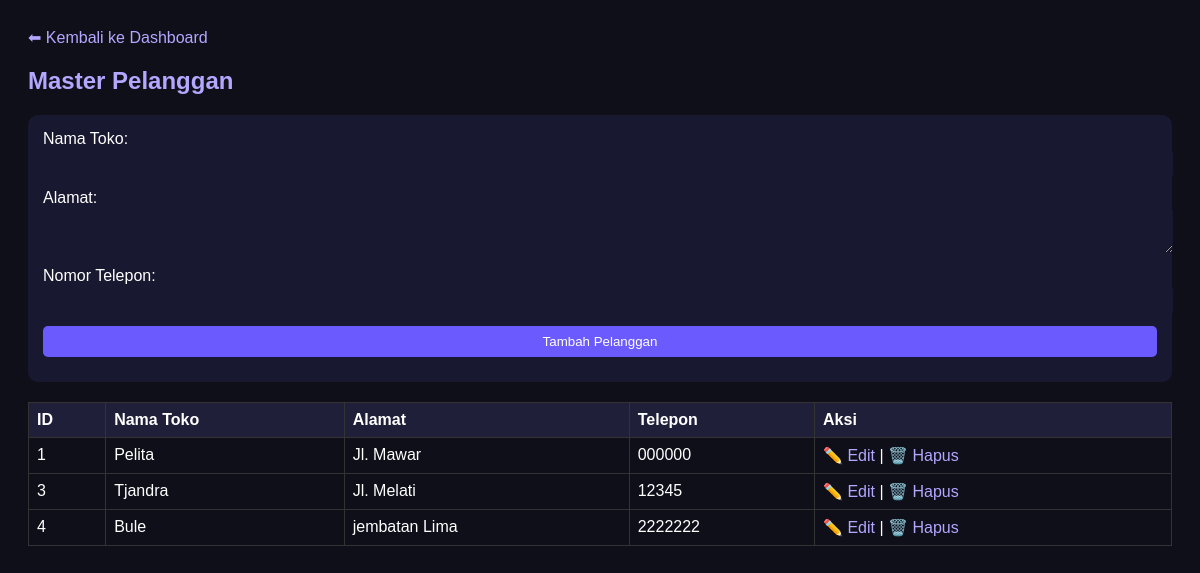
Page /pages/customer.php (signed in) on the committed database.
### tables this page shows
CREATE TABLE `customer` (
  `customer_id` int(11) NOT NULL,
  `nama_toko` varchar(100) NOT NULL,
  `alamat` text DEFAULT NULL,
  `telepon` varchar(20) DEFAULT NULL
);

### pages/customer.php (the view, shortened to what this page needs)
<?php
require_once '../config/database.php';
$pelanggan = $pdo->query("SELECT * FROM customer ORDER BY customer_id ASC")->fetchAll();
?>
<!DOCTYPE html>
<html lang="id">
<head>
</head>
<body>
<a href="dashboard.php" class="back-btn">⬅ Kembali ke Dashboard</a>
<h2>Master Pelanggan</h2>
<div class="card">
<form method="post">
<label>Nama Toko:</label>
<input type="text" name="nama_toko" required>
<label>Alamat:</label>
<textarea name="alamat" rows="2"></textarea>
<label>Nomor Telepon:</label>
<input type="text" name="telepon">
<button type="submit" name="tambah">Tambah Pelanggan</button>
</form>
</div>
<table>
<tr>
<th>ID</th>
<th>Nama Toko</th>
<th>Alamat</th>
<th>Telepon</th>
<th>Aksi</th>
</tr>
<?php if(!$pelanggan): ?>
<tr><td colspan="5" align="center">Belum ada data pelanggan.</td></tr>
<?php else: foreach($pelanggan as $c): ?>
<tr>
<td><?=$c['customer_id']?></td>
<td><?=htmlspecialchars($c['nama_toko'])?></td>
<td><?=htmlspecialchars($c['alamat'] ?: '-')?></td>
<td><?=htmlspecialchars($c['telepon'] ?: '-')?></td>
<td>
<a href="customer_edit.php?id=<?=$c['customer_id']?>">✏️ Edit</a> |
<a href="?hapus=<?=$c['customer_id']?>" onclick="return confirm('Yakin ingin menghapus pelanggan ini?')">🗑️ Hapus</a>
</td>
</tr>
<?php endforeach; endif; ?>
</table>
</body>
</html>

### pages/customer.php (style rules this page uses)
body { background:#0f0f1a;color:#fff;font-family:Poppins,sans-serif;padding:20px; }
table { width:100%;border-collapse:collapse;margin-top:10px; }
th,td { border:1px solid #333;padding:8px;text-align:left; }
th { background:#1f1f3a; }
input,textarea,button { width:100%;padding:8px;margin-bottom:10px;border:none;border-radius:5px;background:#181830;color:#fff; }
button { background:#6b5bff;cursor:pointer; }
.card { background:#181830;padding:15px;border-radius:10px;margin-bottom:20px; }
h2 { color:#b3a7ff; }
a { color:#b3a7ff;text-decoration:none; }

### rows in the picture
customer: customer_id "1", nama_toko "Pelita", alamat "Jl. Mawar", telepon "000000"
customer: customer_id "3", nama_toko "Tjandra", alamat "Jl. Melati", telepon "12345"
customer: customer_id "4", nama_toko "Bule", alamat "jembatan Lima", telepon "2222222"
